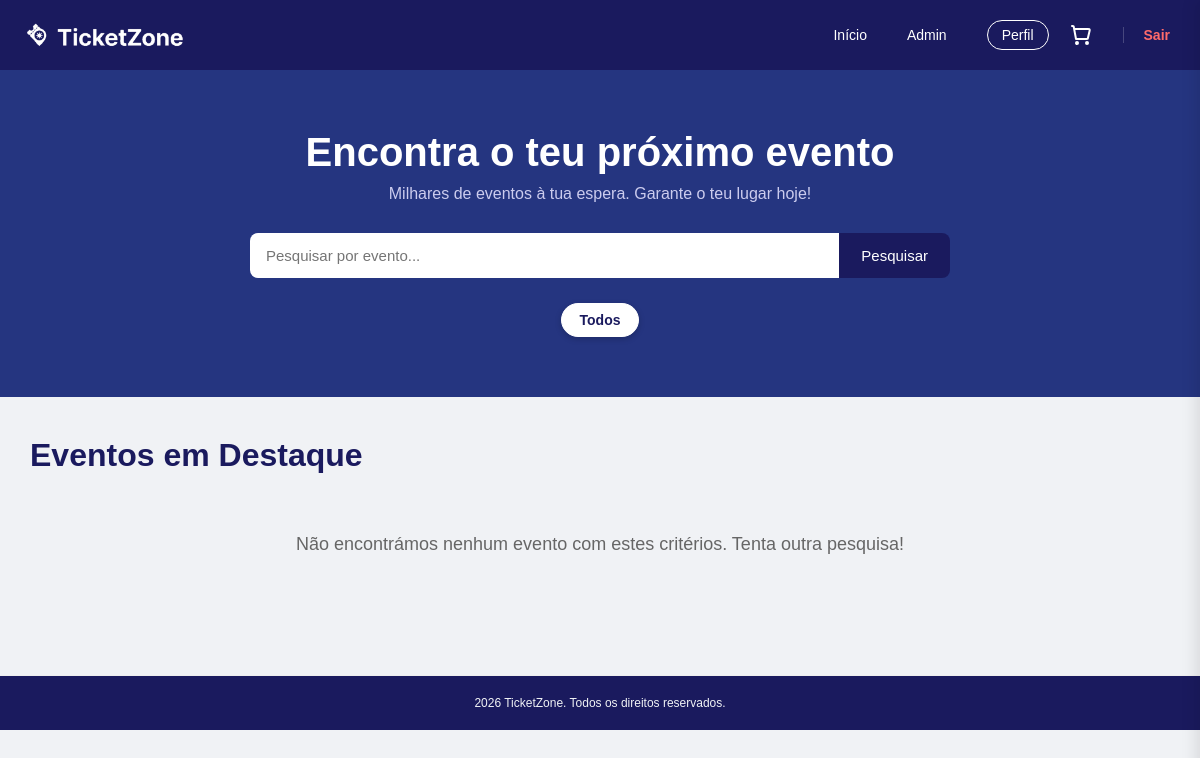
/index.php (signed in), run on an earlier commit of the app's database.
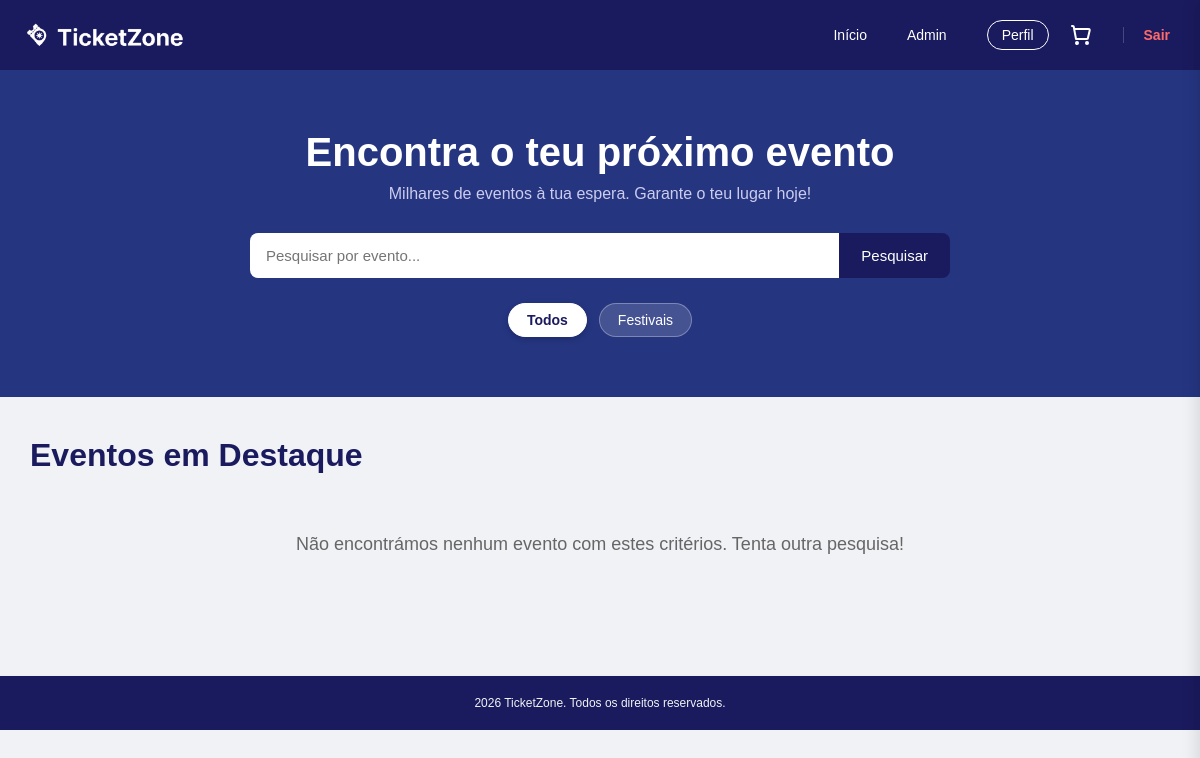
And on a later commit of the database.
### tables this page shows
CREATE TABLE categorias (
        id INTEGER PRIMARY KEY AUTOINCREMENT,
        nome TEXT NOT NULL UNIQUE
    );

### scripts/carregar_eventos_homepage.php (called while the page is built, shortened)
<?php
$lista_categorias = [];
$termo_pesquisa = isset($_GET['q']) ? trim($_GET['q']) : '';
$id_categoria_filtro = isset($_GET['categoria']) ? (int)$_GET['categoria'] : 0;
try {
    $db = new SQLite3(__DIR__ . '/../ticketzone.db');
    $db->exec("PRAGMA foreign_keys = ON;");
    $res_categorias = $db->query("SELECT id, nome FROM categorias ORDER BY nome ASC");
    while ($cat = $res_categorias->fetchArray(SQLITE3_ASSOC)) {
        $lista_categorias[] = $cat;
    }
} catch (Exception $e) {
}
?>

### index.php (the view, shortened to what this page needs)
<?php
include 'scripts/carregar_eventos_homepage.php';
?>
<!DOCTYPE html>
<html lang="pt">
<head>
    <link rel="stylesheet" href="styles/style.css">
</head>
<body>
    <?php include 'scripts/header.php'; ?>
    <div id="zona-pesquisa">
        <h1>Encontra o teu próximo evento</h1>
        <p>Milhares de eventos à tua espera. Garante o teu lugar hoje!</p>
        <div id="barra-procura">
            <form method="GET" action="index.php" style="display: flex; width: 100%;">
                <input type="text" name="q" placeholder="Pesquisar por evento..." value="<?php echo htmlspecialchars($termo_pesquisa); ?>" style="flex: 1; border-radius: 8px 0 0 8px;">
                <button type="submit" style="border-radius: 0 8px 8px 0;">Pesquisar</button>
            </form>
        </div>
        <div class="filtros-categoria">
            <a href="index.php<?php echo $termo_pesquisa !== '' ? '?q=' . urlencode($termo_pesquisa) : ''; ?>"
               class="badge-filtro <?php echo $id_categoria_filtro === 0 ? 'ativo' : ''; ?>">
               Todos
            </a>
            <?php foreach ($lista_categorias as $cat): ?>
                <?php
                    $link_filtro = 'index.php?categoria=' . $cat['id'];
                ?>
                <a href="<?php echo $link_filtro; ?>"
                   class="badge-filtro <?php echo $id_categoria_filtro === $cat['id'] ? 'ativo' : ''; ?>">
                   <?php echo htmlspecialchars($cat['nome']); ?>
                </a>
            <?php endforeach; ?>
        </div>
    </div>
    <div id="conteudo-eventos">
        <h1>
            <?php
            if ($termo_pesquisa !== '' && $id_categoria_filtro > 0) {
                $nome_cat_atual = array_column($lista_categorias, 'nome', 'id')[$id_categoria_filtro] ?? 'Categoria';
                echo 'Resultados de "' . htmlspecialchars($termo_pesquisa) . '" em ' . htmlspecialchars($nome_cat_atual);
            } elseif ($termo_pesquisa !== '') {
                echo 'Resultados da pesquisa para: "' . htmlspecialchars($termo_pesquisa) . '"';
            } elseif ($id_categoria_filtro > 0) {
                $nome_cat_atual = array_column($lista_categorias, 'nome', 'id')[$id_categoria_filtro] ?? 'Categoria';
                echo 'Eventos da categoria: ' . htmlspecialchars($nome_cat_atual);
            } else {
                echo 'Eventos em Destaque';
            }
            ?>
        </h1>
        <div id="bloco-cards">
            <?php if (empty($lista_eventos)): ?>
                <p style="text-align: center; width: 100%; color: #666; font-size: 18px; padding: 40px 0;">
                    Não encontrámos nenhum evento com estes critérios. Tenta outra pesquisa!
                </p>
            <?php endif; ?>
        </div>
    </div>
    <footer>
        <p>2026 TicketZone. Todos os direitos reservados.</p>
    </footer>
</body>
</html>

What changed in the data, as far as the page shows it:
added categorias: nome "Festivais"
